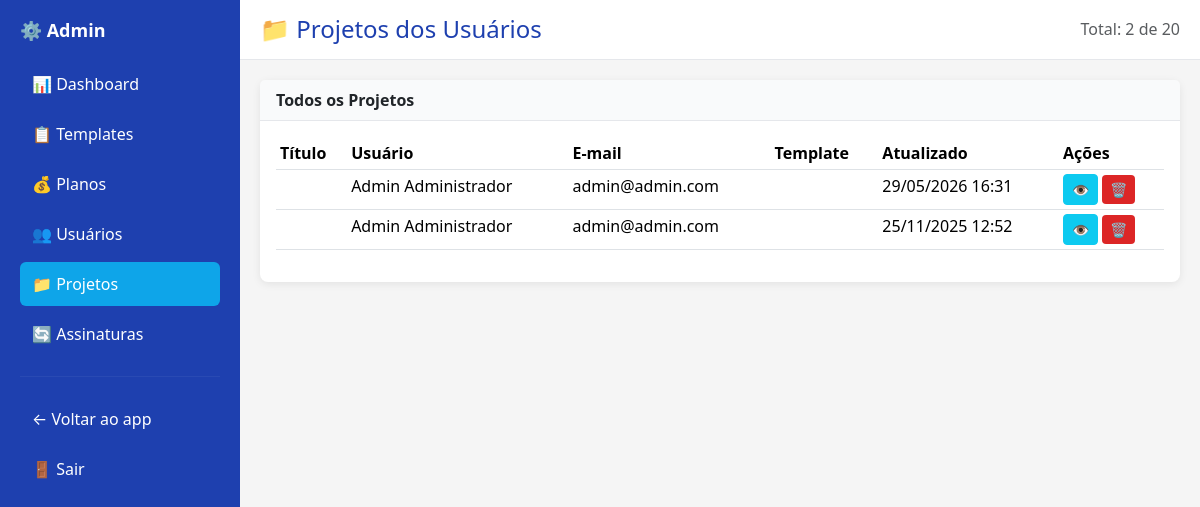
The app's page /projects (signed in), older data.
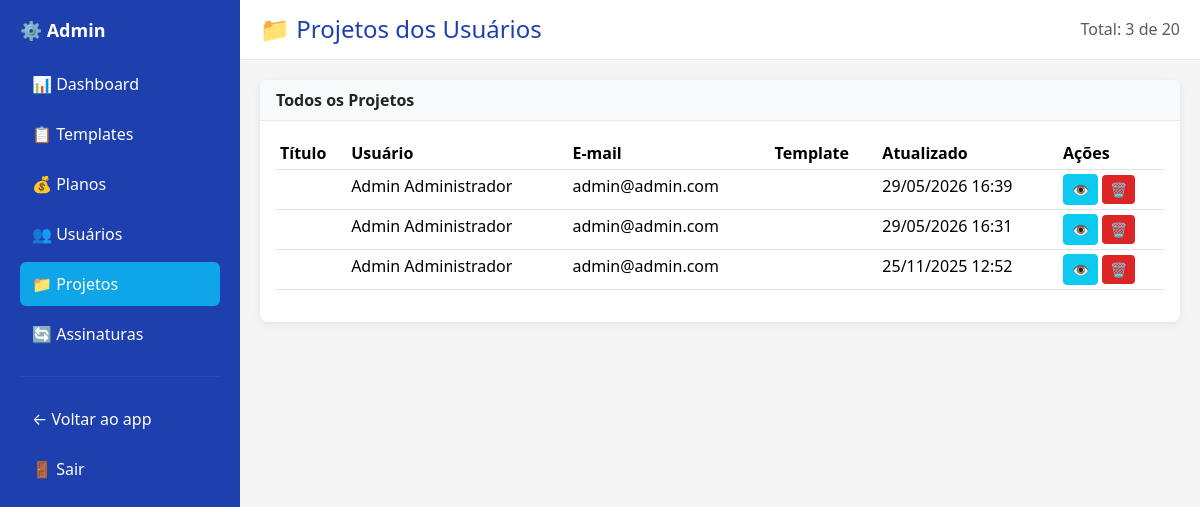
The same page, newer data.
### tables this page shows
CREATE TABLE projects (
                id INTEGER PRIMARY KEY AUTOINCREMENT,
                user_id INTEGER NOT NULL,
                template_id INTEGER,
                name TEXT NOT NULL,
                description TEXT,
                custom_domain TEXT UNIQUE,
                subdomain TEXT UNIQUE,
                preview_url TEXT,
                published_url TEXT,
                html_content LONGTEXT,
                downloads_count INTEGER DEFAULT 0,
                views_count INTEGER DEFAULT 0,
                status TEXT DEFAULT 'draft' CHECK(status IN ('draft', 'published', 'archived', 'deleted')),
                is_published INTEGER DEFAULT 0,
                created_at DATETIME DEFAULT CURRENT_TIMESTAMP,
                updated_at DATETIME DEFAULT CURRENT_TIMESTAMP,
                deleted_at DATETIME,
                FOREIGN KEY (user_id) REFERENCES users(id) ON DELETE CASCADE,
                FOREIGN KEY (template_id) REFERENCES templates_library(id) ON DELETE SET NULL
            );

CREATE TABLE users (
                id INTEGER PRIMARY KEY AUTOINCREMENT,
                name TEXT NOT NULL,
                email TEXT UNIQUE NOT NULL,
                password TEXT NOT NULL,
                role TEXT DEFAULT 'user' CHECK(role IN ('user', 'admin')),
                domains_used INTEGER DEFAULT 0,
                subdomains_used INTEGER DEFAULT 0,
                status TEXT DEFAULT 'active' CHECK(status IN ('active', 'inactive', 'suspended')),
                created_at DATETIME DEFAULT CURRENT_TIMESTAMP,
                updated_at DATETIME DEFAULT CURRENT_TIMESTAMP,
                deleted_at DATETIME
            );

### app/Controllers/AdminController.php (called while the page is built, shortened)
<?php
class AdminController
{
    private $pdo;
    public function __construct()
    {
        $this->pdo = require __DIR__ . '/../../config/database.php';
    }
    public function projects()
    {
        $page = (int)($_GET['page'] ?? 1);
        $perPage = 20;
        $offset = ($page - 1) * $perPage;
        $total = $this->pdo->query("SELECT COUNT(*) FROM projects")->fetchColumn();
        $projects = $this->pdo->query("
            SELECT p.*, u.name as user_name, u.email
            FROM projects p
            JOIN users u ON p.user_id = u.id
            ORDER BY p.updated_at DESC LIMIT $perPage OFFSET $offset
        ")->fetchAll(\PDO::FETCH_ASSOC);
        include __DIR__ . '/../Views/admin/projects.php';
    }
}

### public/index.php (called while the page is built, shortened)
<?php
require_once __DIR__ . '/../config/routes.php';

### config/database.php (called while the page is built, shortened)
<?php
$dbFile = __DIR__ . '/../database/app.db';
try {
    $pdo = new \PDO('sqlite:' . $dbFile);
    $pdo->setAttribute(\PDO::ATTR_ERRMODE, \PDO::ERRMODE_EXCEPTION);
    $pdo->exec('PRAGMA foreign_keys = ON');
    return $pdo;
} catch (\PDOException $e) {
    die('Erro ao conectar ao banco SQLite: ' . $e->getMessage());
}

### app/Views/admin/projects.php (the view, shortened to what this page needs)
<!DOCTYPE html>
<html lang="pt-BR">
<head>
    <link href="https://cdn.jsdelivr.net/npm/bootstrap@5.3.2/dist/css/bootstrap.min.css" rel="stylesheet">
</head>
<body>
    <div class="sidebar">
        <h4>⚙️ Admin</h4>
        <a href="/admin">📊 Dashboard</a>
        <a href="/admin/templates">📋 Templates</a>
        <a href="/admin/plans">💰 Planos</a>
        <a href="/admin/users">👥 Usuários</a>
        <a href="/admin/projects" class="active">📁 Projetos</a>
        <a href="/admin/subscriptions">🔄 Assinaturas</a>
        <hr style="border-color: rgba(255,255,255,0.2); margin: 20px 0;">
        <a href="/projects">← Voltar ao app</a>
        <a href="/logout">🚪 Sair</a>
    </div>
    <div class="main-content">
        <div class="topbar">
            <h2>📁 Projetos dos Usuários</h2>
            <span class="text-muted">Total: <?= count($projects) ?> de <?= ceil($total / 20) * 20 ?></span>
        </div>
        <div class="content-area">
            <div class="card">
                <div class="card-header">
                    Todos os Projetos
                </div>
                <div class="card-body">
                    <table class="table table-hover table-sm">
                        <thead>
                            <tr>
                                <th>Título</th>
                                <th>Usuário</th>
                                <th>E-mail</th>
                                <th>Template</th>
                                <th>Atualizado</th>
                                <th>Ações</th>
                            </tr>
                        </thead>
                        <tbody>
                            <?php foreach ($projects as $proj): ?>
                            <tr>
                                <td><?= htmlspecialchars($proj['title']) ?></td>
                                <td><?= htmlspecialchars($proj['user_name']) ?></td>
                                <td><?= htmlspecialchars($proj['email']) ?></td>
                                <td><code><?= htmlspecialchars($proj['template']) ?></code></td>
                                <td><?= date('d/m/Y H:i', strtotime($proj['updated_at'])) ?></td>
                                <td>
                                    <a href="/editor?id=<?= $proj['id'] ?>" class="btn btn-sm btn-info"
                                        target="_blank">👁️</a>
                                    <button class="btn btn-sm btn-danger"
                                        onclick="deleteProject(<?= $proj['id'] ?>)">🗑️</button>
                                </td>
                            </tr>
                            <?php endforeach; ?>
                        </tbody>
                    </table>
                </div>
            </div>
        </div>
    </div>
</body>
</html>

### config/routes.php (shortened to what this page needs)
<?php
$uri = parse_url($_SERVER['REQUEST_URI'], PHP_URL_PATH);
$uri = rtrim($uri, '/');
$isApi = strpos($uri, '/api') === 0;
$cleanUri = $isApi ? substr($uri, 4) : $uri;
switch ($cleanUri) {
    case '/admin/projects':
        if (!$isApi) {
            (new AdminController)->projects();
        } else {
            header('Content-Type: application/json');
            (new AdminController)->projects();
        }
        break;
}

### app/Views/admin/projects.php (style rules this page uses)
body { display: flex; height: 100vh; background: #f5f5f5; }
.sidebar { width: 240px; background: #1e40af; color: white; padding: 20px; overflow-y: auto; position: fixed; height: 100vh; left: 0; top: 0; }
.sidebar h4 { margin-bottom: 20px; font-size: 18px; font-weight: 700; }
.sidebar a { display: block; color: white; text-decoration: none; padding: 10px 12px; border-radius: 6px; margin-bottom: 6px; transition: background 0.3s; }
.sidebar a:hover, .sidebar a.active { background: #0ea5e9; }
.main-content { margin-left: 240px; flex: 1; display: flex; flex-direction: column; }
.topbar { background: white; padding: 15px 20px; border-bottom: 1px solid #e5e7eb; display: flex; justify-content: space-between; align-items: center; }
.topbar h2 { margin: 0; font-size: 24px; color: #1e40af; }
.content-area { flex: 1; overflow-y: auto; padding: 20px; }
.card { border: none; border-radius: 8px; box-shadow: 0 2px 8px rgba(0, 0, 0, 0.08); margin-bottom: 20px; }
.card-header { background: #f9fafb; border-bottom: 1px solid #e5e7eb; font-weight: 600; }
table { background: white; }
thead { background: #f9fafb; }
.btn-danger { background: #dc2626; border: none; }

Row changes from the older to the newer data that the page shows:
added projects: user.name "Admin Administrador", user.email "admin@admin.com", updated_at "29/05/2026 16:39"
Text that changed along with them:
count($projects): "2" → "3"
